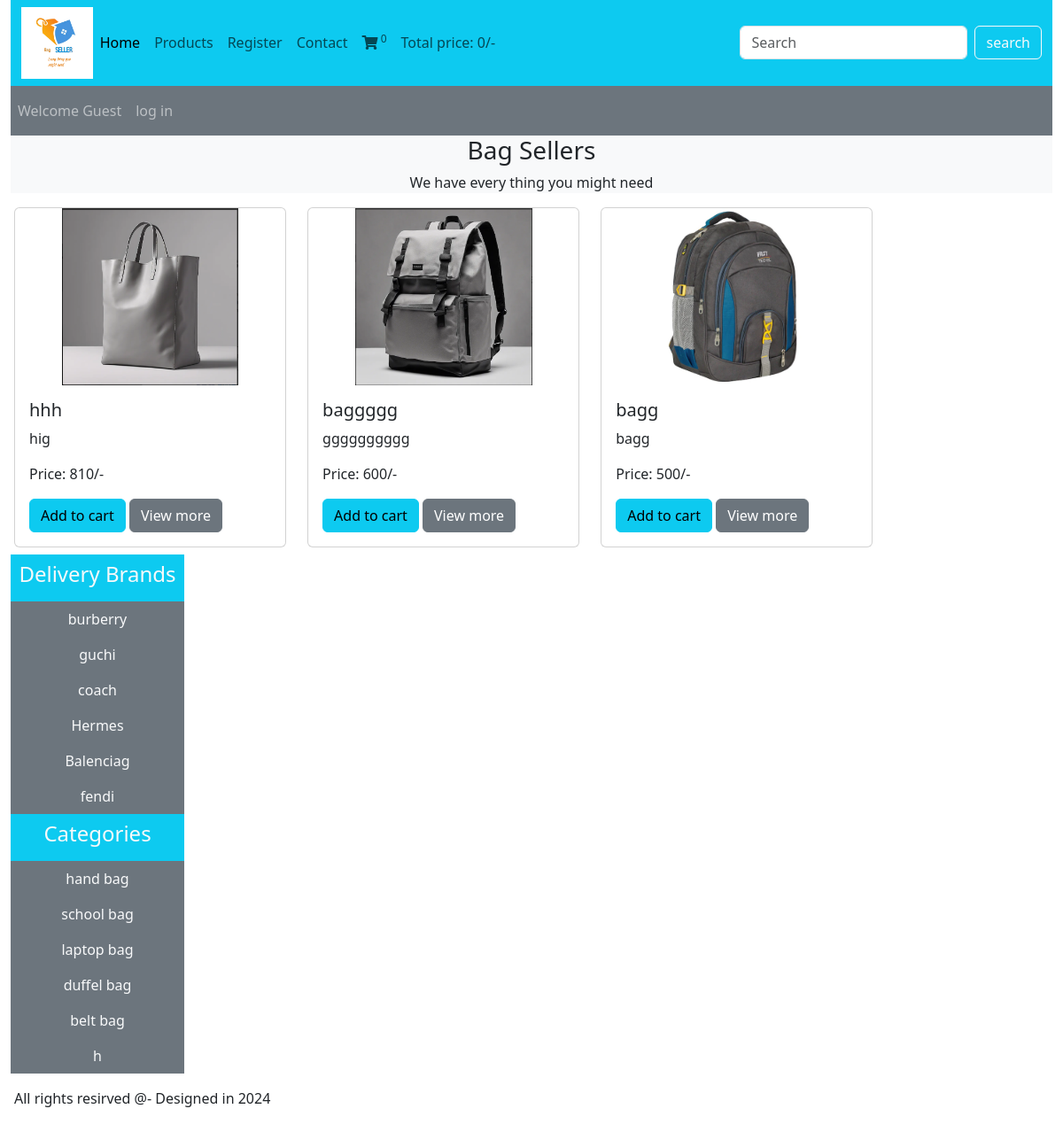
The page / on the database its author committed.
### tables this page shows
CREATE TABLE `products` (
  `product_id` int(11) NOT NULL,
  `product_title` varchar(100) NOT NULL,
  `product_description` varchar(255) NOT NULL,
  `product_keywords` varchar(255) NOT NULL,
  `category_id` int(11) NOT NULL,
  `brand_id` int(11) NOT NULL,
  `product_image1` varchar(255) NOT NULL,
  `product_image2` varchar(255) NOT NULL,
  `product_price` varchar(30) NOT NULL,
  `date` timestamp NOT NULL DEFAULT current_timestamp() ON UPDATE current_timestamp(),
  `status` varchar(100) NOT NULL
);

CREATE TABLE `brands` (
  `brand_id` int(11) NOT NULL,
  `brand_title` varchar(100) NOT NULL
);

CREATE TABLE `categories` (
  `category_id` int(11) NOT NULL,
  `category_title` varchar(100) NOT NULL
);

### functions/common_function.php (the view, shortened to what this page needs)
<?php
include ('../includes/connect.php');
function getproducts()
{
    global $con;
    if (!isset($_GET['category'])) {
        if (!isset($_GET['brand'])) {
            $select_query = "select * from `products` order by rand() limit 0,9";
            $result_query = mysqli_query($con, $select_query);
            while ($row = mysqli_fetch_assoc($result_query)) {
                $product_id = $row['product_id'];
                $product_title = $row['product_title'];
                $product_description = $row['product_description'];
                $product_image1 = $row['product_image1'];
                $product_price = $row['product_price'];
                echo "
                <div class='col-md-4 mb-2'>
                    <div class='card'>
                        <img src='./admin_area/product_images/$product_image1' class='card-img-top' alt='$product_title'>
                        <div class='card-body'>
                            <h5 class='card-title'>$product_title</h5>
                            <p class='card-text'>$product_description</p>
                            <p class='card-text'>Price: $product_price/-</p>
                            <a href='index.php?add_to_cart=$product_id' class='btn btn-info'>Add to cart</a>
                            <a href='product_details.php?product_id=$product_id' class='btn btn-secondary'>View more</a>
                        </div>
                    </div>
                </div>";
            }
        }
    }
}
function getcategories()
{
    global $con;
    $select_Categories = "Select * from `categories`";
    $result_categories = mysqli_query($con, $select_Categories);
    while ($row_data = mysqli_fetch_assoc($result_categories)) {
        $category_title = $row_data['category_title'];
        $category_id = $row_data['category_id'];
        echo " <li class='nav-item'>
    <a href='index.php?category=$category_id' class='nav-link text-light'>$category_title</a>
    </li>";
    }
}
function getbrands()
{
    global $con;
    $select_brands = "Select * from `brands`";
    $result_brands = mysqli_query($con, $select_brands);
    while ($row_data = mysqli_fetch_assoc($result_brands)) {
        $brand_title = $row_data['brand_title'];
        $brand_id = $row_data['brand_id'];
        echo " <li class='nav-item'>
        <a href='index.php?brand=$brand_id' class='nav-link text-light'>$brand_title</a>
        </li>";
    }
}
function getIPAddress()
{
    if (!empty($_SERVER['HTTP_CLIENT_IP'])) {
        $ip = $_SERVER['HTTP_CLIENT_IP'];
    }
    elseif (!empty($_SERVER['HTTP_X_FORWARDED_FOR'])) {
        $ip = $_SERVER['HTTP_X_FORWARDED_FOR'];
    }
    else {
        $ip = $_SERVER['REMOTE_ADDR'];
    }
    return $ip;
}
function cart_item(){
    if (isset($_GET['add_to_cart'])) {
        global $con;
        $get_ip_add = getIPAddress();
        $select_query = "Select * from `cart_details` where ip_address='$get_ip_add'";
        $result_query = mysqli_query($con, $select_query);
        $count_cart_items = mysqli_num_rows($result_query);
    }else {
        global $con;
        $get_ip_add = getIPAddress();
        $select_query = "Select * from `cart_details` where ip_address='$get_ip_add'";
        $result_query = mysqli_query($con, $select_query);
        $count_cart_items = mysqli_num_rows($result_query);
        }
        echo  $count_cart_items;
    }
    function total_cart_price(){
        $total_price=0;
        echo $total_price;
    }
?>

### index.php (shortened to what this page needs)
<?php
include('includes/connect.php');
include('functions/common_function.php');
?>
<!DOCTYPE html>
<html lang="en">
<head>
    <link href="https://cdn.jsdelivr.net/npm/bootstrap@5.3.3/dist/css/bootstrap.min.css" rel="stylesheet"
>
    <link rel="stylesheet" href="https://pro.fontawesome.com/releases/v5.10.0/css/all.css">
    <link rel="stylesheet" href="style.css">
</head>
<body>
    <div class="container-fluid">
        <nav class="navbar navbar-expand-lg navbar-light bg-info">
            <div class="container-fluid">
                <img src="./images/logo.png" alt="" class="logo">
                <div class="collapse navbar-collapse" id="navbarSupportedContent">
                    <ul class="navbar-nav me-auto mb-2 mb-lg-0">
                        <li class="nav-item">
                            <a class="nav-link active" aria-current="page" href="index.php">Home</a>
                        </li>
                        <li class="nav-item">
                            <a class="nav-link" href="display_all.php">Products</a>
                        </li>
                        <li class="nav-item">
                            <a class="nav-link" href="#">Register</a>
                        </li>
                        <li class="nav-item">
                            <a class="nav-link" href="#">Contact</a>
                        </li>
                        <li class="nav-item">
                            <a class="nav-link" href="cart.php"><i class="fa fa-shopping-cart"
                                    aria-hidden="true"></i><sup>
                                    <?php
                                    cart_item();
                                    ?></sup></a>
                        </li>
                        <li class="nav-item">
                            <a class="nav-link" href="#">Total price:
                                ?>/-</a>
                        </li>
                    </ul>
                    <form class="d-flex" action="search_product.php" method="get">
                        <input class="form-control me-2" type="search" placeholder="Search" aria-label="Search"
                            name="search_data">
                        <input type="submit" value="search" class="btn btn-outline-light" name="search_data_product">
                    </form>
                </div>
            </div>
        </nav>
        <nav class="navbar navbar-expand-lg navbar-dark bg-secondary">
            <ul class="navbar-nav me-auto">
                <li class="nav-item">
                    <a class="nav-link" href="#">Welcome Guest</a>
                </li>
                <li class="nav-item">
                    <a class="nav-link" href="#">log in</a>
                </li>
            </ul>
        </nav>
        <div class="bg-light">
            <h3 class="text-center">Bag Sellers</h3>
            <p class="text-center">We have every thing you might need</p>
        </div>
        <div class="row px-1">
            <div class="col-md-10">
                <div class="row">
                    <?php
                    getproducts();
                    ?>
                </div>
            </div>
        </div>
            <div class="col-md-2 bg-secondary p-0">
                <ul class="navbar-nav me-auto text-center">
                    <li class="nav-item bg-info">
                        <a href="#" class="nav-link text-light">
                            <h4>Delivery Brands</h4>
                        </a>
                    </li>
                    <?php
                    getbrands();
                    ?>
                </ul>
                <ul class="navbar-nav me-auto text-center">
                    <li class="nav-item bg-info">
                        <a href="#" class="nav-link text-light">
                            <h4>Categories</h4>
                        </a>
                    </li>
                    <?php
                    getcategories();
                    ?>
                </ul>
            </div>
    </div>
    <?php include ("./includes/footer.php") ?>
</body>
</html>

### includes/footer.php
<div class="bg info p-3 text center">
    <p>All rights resirved @- Designed in 2024</p>
</div>

### style.css (style rules this page uses)
* { margin: 0; padding: 0; box-sizing: border-box; }
.logo { width: 7%; height: 7%; }
.card-img-top { width: 100%; height: 200px; object-fit: contain; }

### rows shown on the page
products: product_image1 (picture), product_title "hhh", product_description "hig", product_price "810"
products: product_image1 (picture), product_title "baggggg", product_description "gggggggggg", product_price "600"
products: product_image1 (picture), product_title "bagg", product_description "bagg", product_price "500"
brands: brand_title "burberry"
brands: brand_title "guchi"
brands: brand_title "coach"
brands: brand_title "Hermes"
brands: brand_title "Balenciag"
brands: brand_title "fendi"
categories: category_title "hand bag"
categories: category_title "school bag"
categories: category_title "laptop bag"
categories: category_title "duffel bag"
categories: category_title "belt bag"
categories: category_title "h"

### other values the page prints
$count_cart_items "0"
$total_price "0"
